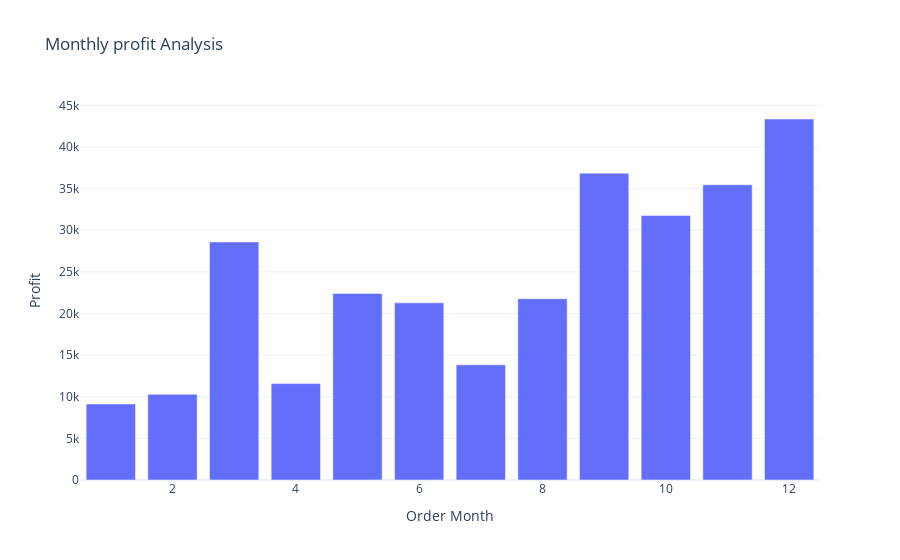

Source (notebook cell):
### Code cell
fig = px.bar(profit_by_month, 
             y='Profit', 
             x='Order Month', 
             title='Monthly profit Analysis')
fig.show()

### Figure 1 — Plotly figure (JSON) as saved in the notebook; plotly's stock layout.template omitted (floating-point values rounded to 4 significant figures)
{"data": [{"alignmentgroup": "True", "hovertemplate": "Order Month=%{x}<br>Profit=%{y}<extra></extra>", "legendgroup": "", "marker": {"color": "#636efa", "pattern": {"shape": ""}}, "name": "", "offsetgroup": "", "orientation": "v", "showlegend": false, "textposition": "auto", "type": "bar", "x": [1, 2, 3, 4, 5, 6, 7, 8, 9, 10, 11, 12], "xaxis": "x", "y": [9134.0, 10290.0, 28590.0, 11590.0, 22410.0, 21290.0, 13830.0, 21780.0, 36860.0, 31780.0, 35470.0, 43370.0], "yaxis": "y"}], "layout": {"barmode": "relative", "legend": {"tracegroupgap": 0}, "title": {"text": "Monthly profit Analysis"}, "xaxis": {"anchor": "y", "domain": [0, 1], "title": {"text": "Order Month"}}, "yaxis": {"anchor": "x", "domain": [0, 1], "title": {"text": "Profit"}}}}
